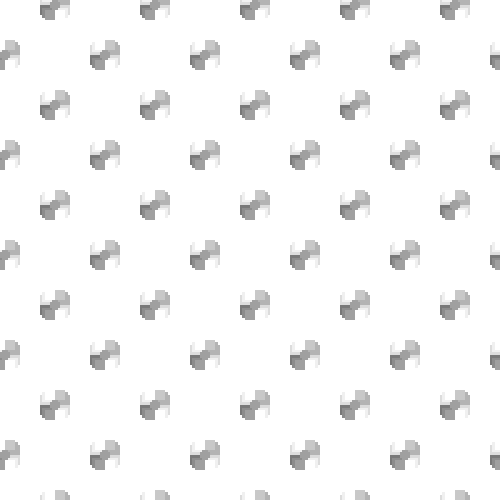
Frame 1 (no input)
Frame 60 (the mouse pressed at the canvas centre just before this capture): identical to frame 1, image omitted
Frame 120 (the mouse held since frame 60 and released just before this capture): identical to frame 1, image omitted

The Processing sketch that drew this single still picture (run headless with seeded random() and noise(); from frame 60 on, the mouse is pressed at the canvas centre):

// Processing sketch: processing_28504
// ── processing_28504.pde

void setup(){
  size (500, 500);
  background (255);
  smooth();
}

void draw(){
  for(int y = 0; y <= height; y = y +50) {
     for(int x = 0; x<= width; x = x + 50){
     
     noStroke();
          
     fill(160);  
     rect(x, y, 10, 10);
     
     fill(160);  
     rect(x+5, y+5, 10, 10);
     
     fill(160);  
     rect(x+10, y, 10, 10);
     
     fill(180);  
     rect(x+10, y-5, 10, 10);
     
          
     fill(180);  
     rect(x+8, y-8, 10, 10);
     
          fill(100);  
     rect(x+5, y-10, 10, 10);
     
     
     fill(120);  
     rect(x-10, y+5, 10, 10);
     
          
     fill(140);  
     rect(x-8, y+8, 10, 10);
     
          fill(160);  
     rect(x-5, y+10, 10, 10);
     
          fill(180);  
     rect(x+8, y-8, 10, 10);
     
          fill(200);  
     rect(x+5, y-10, 10, 10);
     
     
     
     fill(220);  
     rect(x-10, y-5, 10, 10);
     
          
     fill(240);  
     rect(x-8, y-8, 10, 10);
     
          fill(255);  
     rect(x-5, y-10, 10, 10);
     
     
          
     fill(220);  
     rect(x+10, y+5, 10, 10);
     
          
     fill(240);  
     rect(x+8, y+8, 10, 10);
     
          fill(255);  
     rect(x+5, y+10, 10, 10);
     
  for(int a = 0; a <= height; a = a +100) {
  for(int b = 0; b<= width; b = b + 100){
     
     fill(255);  
     rect(a-20, b-20, 40, 40);
     
     
     
    for(int c = 0; c <= height; c = c +100) {
  for(int d = 0; d<= width; d = d + 100){
     
     fill(255);  
     rect(c+35, d+30, 40, 40);
    
     }
   }
  }
  }
     
     }
  }
  
}
